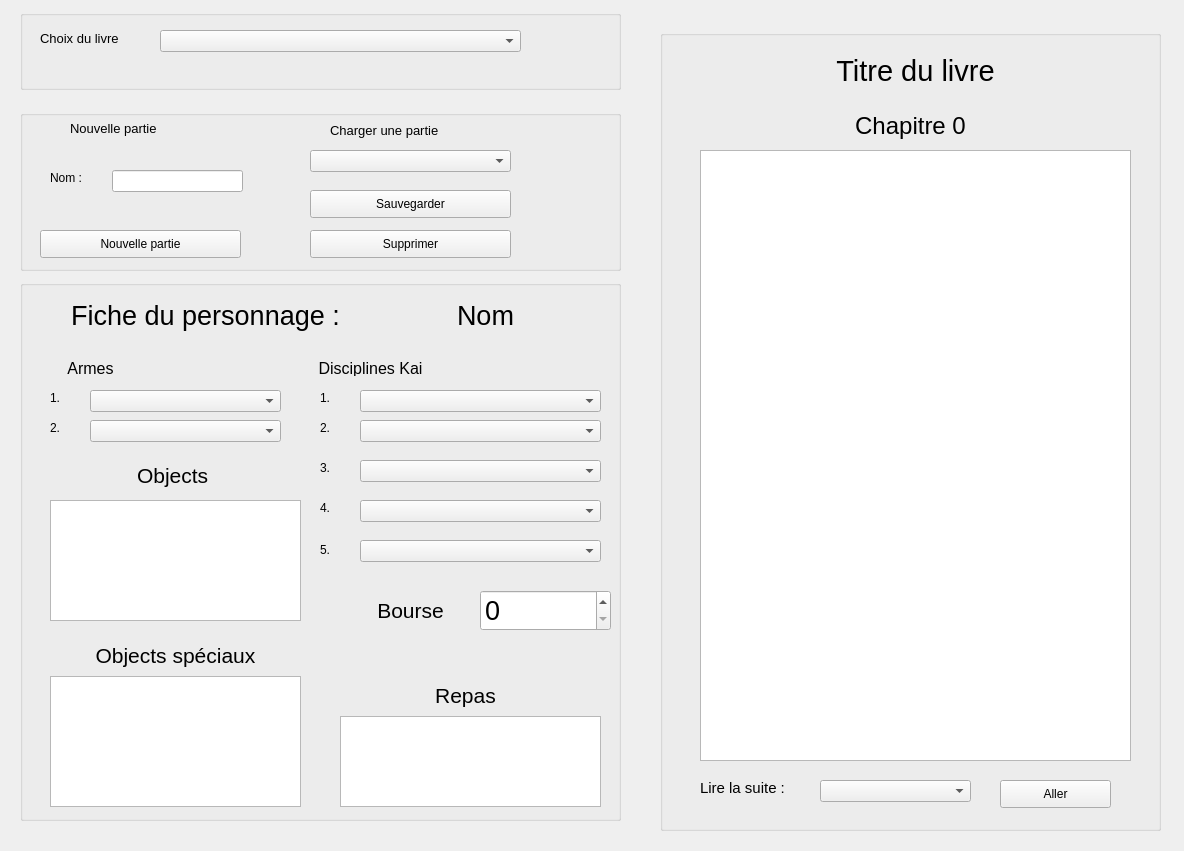
<?xml version="1.0" encoding="UTF-8"?>
<ui version="4.0">
 <class>MainWindow</class>
 <widget class="QMainWindow" name="MainWindow">
  <property name="geometry">
   <rect>
    <x>0</x>
    <y>0</y>
    <width>1184</width>
    <height>851</height>
   </rect>
  </property>
  <property name="windowTitle">
   <string>MainWindow</string>
  </property>
  <widget class="QWidget" name="centralwidget">
   <widget class="QGroupBox" name="groupBox">
    <property name="geometry">
     <rect>
      <x>660</x>
      <y>30</y>
      <width>501</width>
      <height>801</height>
     </rect>
    </property>
    <property name="title">
     <string/>
    </property>
    <widget class="QLabel" name="titre_livre">
     <property name="geometry">
      <rect>
       <x>30</x>
       <y>10</y>
       <width>451</width>
       <height>61</height>
      </rect>
     </property>
     <property name="font">
      <font>
       <pointsize>22</pointsize>
      </font>
     </property>
     <property name="accessibleName">
      <string>titre_livre</string>
     </property>
     <property name="text">
      <string>Titre du livre</string>
     </property>
     <property name="alignment">
      <set>Qt::AlignCenter</set>
     </property>
    </widget>
    <widget class="QLabel" name="chapitre_titre">
     <property name="geometry">
      <rect>
       <x>120</x>
       <y>80</y>
       <width>261</width>
       <height>31</height>
      </rect>
     </property>
     <property name="font">
      <font>
       <pointsize>18</pointsize>
      </font>
     </property>
     <property name="accessibleName">
      <string>chapitre_titre</string>
     </property>
     <property name="text">
      <string>Chapitre 0</string>
     </property>
     <property name="alignment">
      <set>Qt::AlignCenter</set>
     </property>
    </widget>
    <widget class="QLabel" name="label_3">
     <property name="geometry">
      <rect>
       <x>40</x>
       <y>750</y>
       <width>101</width>
       <height>16</height>
      </rect>
     </property>
     <property name="font">
      <font>
       <pointsize>11</pointsize>
      </font>
     </property>
     <property name="text">
      <string>Lire la suite :</string>
     </property>
    </widget>
    <widget class="QPushButton" name="aller">
     <property name="geometry">
      <rect>
       <x>340</x>
       <y>750</y>
       <width>111</width>
       <height>28</height>
      </rect>
     </property>
     <property name="accessibleName">
      <string>aller</string>
     </property>
     <property name="text">
      <string>Aller</string>
     </property>
    </widget>
    <widget class="QTextBrowser" name="zone_texte_chapitre">
     <property name="geometry">
      <rect>
       <x>40</x>
       <y>120</y>
       <width>431</width>
       <height>611</height>
      </rect>
     </property>
     <property name="accessibleName">
      <string>zone_texte_chapitre</string>
     </property>
     <property name="layoutDirection">
      <enum>Qt::LeftToRight</enum>
     </property>
    </widget>
    <widget class="QComboBox" name="suite">
     <property name="geometry">
      <rect>
       <x>160</x>
       <y>750</y>
       <width>151</width>
       <height>22</height>
      </rect>
     </property>
     <property name="accessibleName">
      <string>suite</string>
     </property>
    </widget>
   </widget>
   <widget class="QGroupBox" name="groupBox_2">
    <property name="geometry">
     <rect>
      <x>20</x>
      <y>10</y>
      <width>601</width>
      <height>80</height>
     </rect>
    </property>
    <property name="title">
     <string/>
    </property>
    <widget class="QLabel" name="label_4">
     <property name="geometry">
      <rect>
       <x>20</x>
       <y>20</y>
       <width>161</width>
       <height>16</height>
      </rect>
     </property>
     <property name="font">
      <font>
       <pointsize>10</pointsize>
      </font>
     </property>
     <property name="text">
      <string>Choix du livre </string>
     </property>
    </widget>
    <widget class="QComboBox" name="choix_livre">
     <property name="geometry">
      <rect>
       <x>140</x>
       <y>20</y>
       <width>361</width>
       <height>22</height>
      </rect>
     </property>
     <property name="accessibleName">
      <string>choix_livre</string>
     </property>
    </widget>
   </widget>
   <widget class="QGroupBox" name="groupBox_3">
    <property name="geometry">
     <rect>
      <x>20</x>
      <y>110</y>
      <width>601</width>
      <height>161</height>
     </rect>
    </property>
    <property name="title">
     <string/>
    </property>
    <widget class="QLabel" name="label_5">
     <property name="geometry">
      <rect>
       <x>50</x>
       <y>10</y>
       <width>141</width>
       <height>16</height>
      </rect>
     </property>
     <property name="font">
      <font>
       <pointsize>10</pointsize>
      </font>
     </property>
     <property name="text">
      <string>Nouvelle partie</string>
     </property>
    </widget>
    <widget class="QLabel" name="label_6">
     <property name="geometry">
      <rect>
       <x>310</x>
       <y>10</y>
       <width>221</width>
       <height>20</height>
      </rect>
     </property>
     <property name="font">
      <font>
       <pointsize>10</pointsize>
      </font>
     </property>
     <property name="text">
      <string>Charger une partie</string>
     </property>
    </widget>
    <widget class="QLabel" name="label_7">
     <property name="geometry">
      <rect>
       <x>30</x>
       <y>60</y>
       <width>55</width>
       <height>16</height>
      </rect>
     </property>
     <property name="font">
      <font>
       <pointsize>9</pointsize>
      </font>
     </property>
     <property name="text">
      <string>Nom :</string>
     </property>
    </widget>
    <widget class="QLineEdit" name="nom">
     <property name="geometry">
      <rect>
       <x>92</x>
       <y>60</y>
       <width>131</width>
       <height>22</height>
      </rect>
     </property>
     <property name="accessibleName">
      <string>nom</string>
     </property>
    </widget>
    <widget class="QPushButton" name="nouvelle_partie">
     <property name="geometry">
      <rect>
       <x>20</x>
       <y>120</y>
       <width>201</width>
       <height>28</height>
      </rect>
     </property>
     <property name="text">
      <string>Nouvelle partie</string>
     </property>
    </widget>
    <widget class="QComboBox" name="charger_partie">
     <property name="geometry">
      <rect>
       <x>290</x>
       <y>40</y>
       <width>201</width>
       <height>22</height>
      </rect>
     </property>
     <property name="accessibleName">
      <string>charger_partie</string>
     </property>
    </widget>
    <widget class="QPushButton" name="sauvegarder">
     <property name="geometry">
      <rect>
       <x>290</x>
       <y>80</y>
       <width>201</width>
       <height>28</height>
      </rect>
     </property>
     <property name="accessibleName">
      <string>sauvegarder</string>
     </property>
     <property name="text">
      <string>Sauvegarder</string>
     </property>
    </widget>
    <widget class="QPushButton" name="supprimer">
     <property name="geometry">
      <rect>
       <x>290</x>
       <y>120</y>
       <width>201</width>
       <height>28</height>
      </rect>
     </property>
     <property name="accessibleName">
      <string>supprimer</string>
     </property>
     <property name="text">
      <string>Supprimer</string>
     </property>
    </widget>
   </widget>
   <widget class="QGroupBox" name="groupBox_4">
    <property name="geometry">
     <rect>
      <x>20</x>
      <y>280</y>
      <width>601</width>
      <height>541</height>
     </rect>
    </property>
    <property name="title">
     <string/>
    </property>
    <widget class="QLabel" name="label_8">
     <property name="geometry">
      <rect>
       <x>20</x>
       <y>10</y>
       <width>331</width>
       <height>51</height>
      </rect>
     </property>
     <property name="font">
      <font>
       <pointsize>20</pointsize>
      </font>
     </property>
     <property name="text">
      <string>Fiche du personnage :</string>
     </property>
     <property name="alignment">
      <set>Qt::AlignCenter</set>
     </property>
    </widget>
    <widget class="QLabel" name="label_9">
     <property name="geometry">
      <rect>
       <x>330</x>
       <y>310</y>
       <width>121</width>
       <height>41</height>
      </rect>
     </property>
     <property name="font">
      <font>
       <pointsize>16</pointsize>
      </font>
     </property>
     <property name="text">
      <string>Bourse</string>
     </property>
     <property name="alignment">
      <set>Qt::AlignCenter</set>
     </property>
    </widget>
    <widget class="QSpinBox" name="bourse">
     <property name="geometry">
      <rect>
       <x>460</x>
       <y>310</y>
       <width>131</width>
       <height>41</height>
      </rect>
     </property>
     <property name="font">
      <font>
       <pointsize>20</pointsize>
      </font>
     </property>
     <property name="accessibleName">
      <string>bourse</string>
     </property>
    </widget>
    <widget class="QTextEdit" name="zone_texte_object_speciaux">
     <property name="geometry">
      <rect>
       <x>30</x>
       <y>396</y>
       <width>251</width>
       <height>131</height>
      </rect>
     </property>
     <property name="accessibleName">
      <string>zone_texte_object_speciaux</string>
     </property>
    </widget>
    <widget class="QTextEdit" name="repas">
     <property name="geometry">
      <rect>
       <x>320</x>
       <y>436</y>
       <width>261</width>
       <height>91</height>
      </rect>
     </property>
     <property name="accessibleName">
      <string>repas</string>
     </property>
    </widget>
    <widget class="QTextEdit" name="zone_texte_object">
     <property name="geometry">
      <rect>
       <x>30</x>
       <y>220</y>
       <width>251</width>
       <height>121</height>
      </rect>
     </property>
     <property name="accessibleName">
      <string>zone_texte_object</string>
     </property>
    </widget>
    <widget class="QComboBox" name="descipline1">
     <property name="geometry">
      <rect>
       <x>340</x>
       <y>110</y>
       <width>241</width>
       <height>22</height>
      </rect>
     </property>
     <property name="accessibleName">
      <string>descipline1</string>
     </property>
    </widget>
    <widget class="QComboBox" name="descipline4">
     <property name="geometry">
      <rect>
       <x>340</x>
       <y>220</y>
       <width>241</width>
       <height>22</height>
      </rect>
     </property>
     <property name="accessibleName">
      <string>descipline4</string>
     </property>
    </widget>
    <widget class="QComboBox" name="descipline5">
     <property name="geometry">
      <rect>
       <x>340</x>
       <y>260</y>
       <width>241</width>
       <height>22</height>
      </rect>
     </property>
     <property name="accessibleName">
      <string>descipline5</string>
     </property>
    </widget>
    <widget class="QComboBox" name="descipline3">
     <property name="geometry">
      <rect>
       <x>340</x>
       <y>180</y>
       <width>241</width>
       <height>22</height>
      </rect>
     </property>
     <property name="accessibleName">
      <string>descipline3</string>
     </property>
    </widget>
    <widget class="QComboBox" name="descipline2">
     <property name="geometry">
      <rect>
       <x>340</x>
       <y>140</y>
       <width>241</width>
       <height>22</height>
      </rect>
     </property>
     <property name="accessibleName">
      <string>descipline2</string>
     </property>
    </widget>
    <widget class="QComboBox" name="arme2">
     <property name="geometry">
      <rect>
       <x>70</x>
       <y>140</y>
       <width>191</width>
       <height>22</height>
      </rect>
     </property>
     <property name="accessibleName">
      <string>arme2</string>
     </property>
    </widget>
    <widget class="QComboBox" name="arme1">
     <property name="geometry">
      <rect>
       <x>70</x>
       <y>110</y>
       <width>191</width>
       <height>22</height>
      </rect>
     </property>
     <property name="accessibleName">
      <string>arme_1</string>
     </property>
    </widget>
    <widget class="QLabel" name="label_10">
     <property name="geometry">
      <rect>
       <x>30</x>
       <y>80</y>
       <width>81</width>
       <height>16</height>
      </rect>
     </property>
     <property name="font">
      <font>
       <pointsize>12</pointsize>
      </font>
     </property>
     <property name="text">
      <string>Armes</string>
     </property>
     <property name="alignment">
      <set>Qt::AlignCenter</set>
     </property>
    </widget>
    <widget class="QLabel" name="label_11">
     <property name="geometry">
      <rect>
       <x>370</x>
       <y>20</y>
       <width>191</width>
       <height>31</height>
      </rect>
     </property>
     <property name="font">
      <font>
       <pointsize>20</pointsize>
      </font>
     </property>
     <property name="text">
      <string>Nom</string>
     </property>
     <property name="alignment">
      <set>Qt::AlignCenter</set>
     </property>
    </widget>
    <widget class="QLabel" name="label_12">
     <property name="geometry">
      <rect>
       <x>30</x>
       <y>110</y>
       <width>55</width>
       <height>16</height>
      </rect>
     </property>
     <property name="text">
      <string>1.</string>
     </property>
    </widget>
    <widget class="QLabel" name="label_13">
     <property name="geometry">
      <rect>
       <x>30</x>
       <y>140</y>
       <width>21</width>
       <height>16</height>
      </rect>
     </property>
     <property name="text">
      <string>2.</string>
     </property>
    </widget>
    <widget class="QLabel" name="label_14">
     <property name="geometry">
      <rect>
       <x>280</x>
       <y>80</y>
       <width>141</width>
       <height>16</height>
      </rect>
     </property>
     <property name="font">
      <font>
       <pointsize>12</pointsize>
      </font>
     </property>
     <property name="text">
      <string>Disciplines Kai</string>
     </property>
     <property name="alignment">
      <set>Qt::AlignCenter</set>
     </property>
    </widget>
    <widget class="QLabel" name="label_15">
     <property name="geometry">
      <rect>
       <x>380</x>
       <y>400</y>
       <width>131</width>
       <height>31</height>
      </rect>
     </property>
     <property name="font">
      <font>
       <pointsize>16</pointsize>
      </font>
     </property>
     <property name="text">
      <string>Repas</string>
     </property>
     <property name="alignment">
      <set>Qt::AlignCenter</set>
     </property>
    </widget>
    <widget class="QLabel" name="label_16">
     <property name="geometry">
      <rect>
       <x>50</x>
       <y>360</y>
       <width>211</width>
       <height>31</height>
      </rect>
     </property>
     <property name="font">
      <font>
       <pointsize>16</pointsize>
      </font>
     </property>
     <property name="text">
      <string>Objects spéciaux</string>
     </property>
     <property name="alignment">
      <set>Qt::AlignCenter</set>
     </property>
    </widget>
    <widget class="QLabel" name="label_17">
     <property name="geometry">
      <rect>
       <x>50</x>
       <y>180</y>
       <width>211</width>
       <height>31</height>
      </rect>
     </property>
     <property name="font">
      <font>
       <pointsize>16</pointsize>
      </font>
     </property>
     <property name="text">
      <string>Objects </string>
     </property>
     <property name="alignment">
      <set>Qt::AlignCenter</set>
     </property>
    </widget>
    <widget class="QLabel" name="label_18">
     <property name="geometry">
      <rect>
       <x>300</x>
       <y>110</y>
       <width>21</width>
       <height>16</height>
      </rect>
     </property>
     <property name="text">
      <string>1.</string>
     </property>
    </widget>
    <widget class="QLabel" name="label_19">
     <property name="geometry">
      <rect>
       <x>300</x>
       <y>140</y>
       <width>21</width>
       <height>16</height>
      </rect>
     </property>
     <property name="text">
      <string>2.</string>
     </property>
    </widget>
    <widget class="QLabel" name="label_20">
     <property name="geometry">
      <rect>
       <x>300</x>
       <y>180</y>
       <width>21</width>
       <height>16</height>
      </rect>
     </property>
     <property name="text">
      <string>3.</string>
     </property>
    </widget>
    <widget class="QLabel" name="label_21">
     <property name="geometry">
      <rect>
       <x>300</x>
       <y>220</y>
       <width>21</width>
       <height>16</height>
      </rect>
     </property>
     <property name="text">
      <string>4.</string>
     </property>
    </widget>
    <widget class="QLabel" name="label_22">
     <property name="geometry">
      <rect>
       <x>300</x>
       <y>260</y>
       <width>21</width>
       <height>20</height>
      </rect>
     </property>
     <property name="text">
      <string>5.</string>
     </property>
    </widget>
   </widget>
  </widget>
 </widget>
 <resources/>
 <connections/>
 <slots>
  <slot>sauvegarder_partie()</slot>
  <slot>supprimer_partie()</slot>
  <slot>nouvellepartie()</slot>
  <slot>aller_chapitre()</slot>
 </slots>
</ui>
